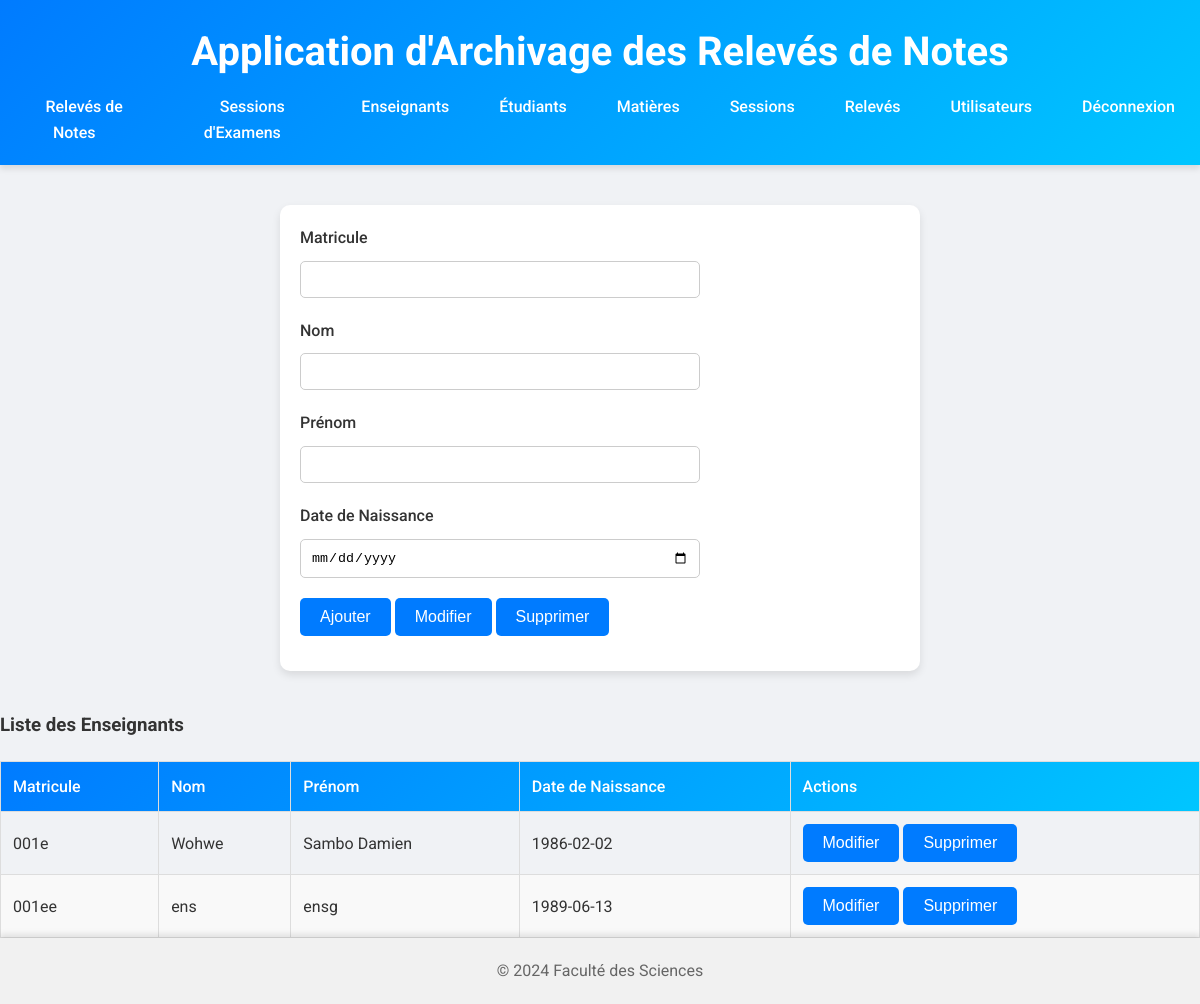
The page /ingaweb/pages/enseignants.php (signed in) on the database its author committed.
### tables this page shows
CREATE TABLE `enseignants` (
  `matricule_enseignant` varchar(20) NOT NULL,
  `nom` varchar(20) NOT NULL,
  `prenom` varchar(20) NOT NULL,
  `date_naissance` date NOT NULL,
  `created_at` timestamp NOT NULL DEFAULT current_timestamp()
);

### ingaweb/templates/tables/table_enseignants.php (the view, shortened to what this page needs)
<table>
    <thead>
        <tr>
            <th>Matricule</th>
            <th>Nom</th>
            <th>Prénom</th>
            <th>Date de Naissance</th>
            <th>Actions</th>
        </tr>
    </thead>
    <tbody>
        <?php foreach ($enseignants as $enseignant): ?>
        <tr>
            <td><?= $enseignant['matricule_enseignant'] ?></td>
            <td><?= $enseignant['nom'] ?></td>
            <td><?= $enseignant['prenom'] ?></td>
            <td><?= $enseignant['date_naissance'] ?></td>
            <td>
                <form action="modification_enseignants.php" method="post" style="display: inline;">
                    <button type="submit">Modifier</button>
                </form>
                <form action="enseignants.php" method="post" style="display: inline;">
                    <button type="submit" name="supprimer_enseignant" onclick="return confirm('Êtes-vous sûr de vouloir supprimer cet enseignant ?');">Supprimer</button>
                </form>
            </td>
        </tr>
        <?php endforeach; ?>
    </tbody>
</table>

### ingaweb/css/styles.css (style rules this page uses)
body { font-family: 'Roboto', sans-serif; margin: 0; padding: 0; background-color: #f0f2f5; color: #333; line-height: 1.6; display: flex; flex-direction: column; min-height: 100vh; }
table { width: 100%; border-collapse: collapse; margin-top: 20px; }
table thead { background: linear-gradient(135deg, #007bff, #00c6ff); color: white; }
table th, table td { padding: 12px; text-align: left; border: 1px solid #ddd; }
table th { font-weight: 500; }
table tbody tr:nth-child(even) { background-color: #f9f9f9; }
button { display: inline-block; padding: 10px 20px; font-size: 1rem; color: white; background-color: #007bff; border: none; border-radius: 5px; cursor: pointer; transition: background-color 0.3s ease, transform 0.3s ease; }

### rows shown on the page
enseignants: matricule_enseignant "001e", nom "Wohwe", prenom "Sambo Damien", date_naissance "1986-02-02"
enseignants: matricule_enseignant "001ee", nom "ens", prenom "ensg", date_naissance "1989-06-13"
